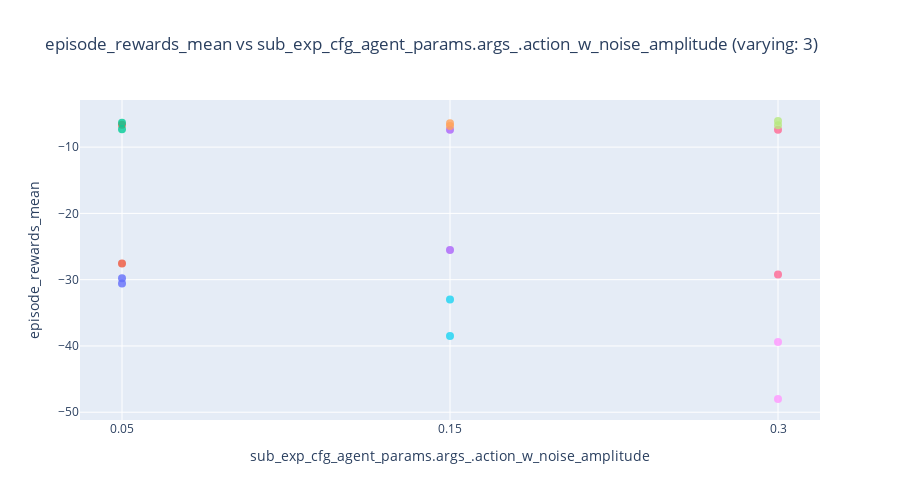
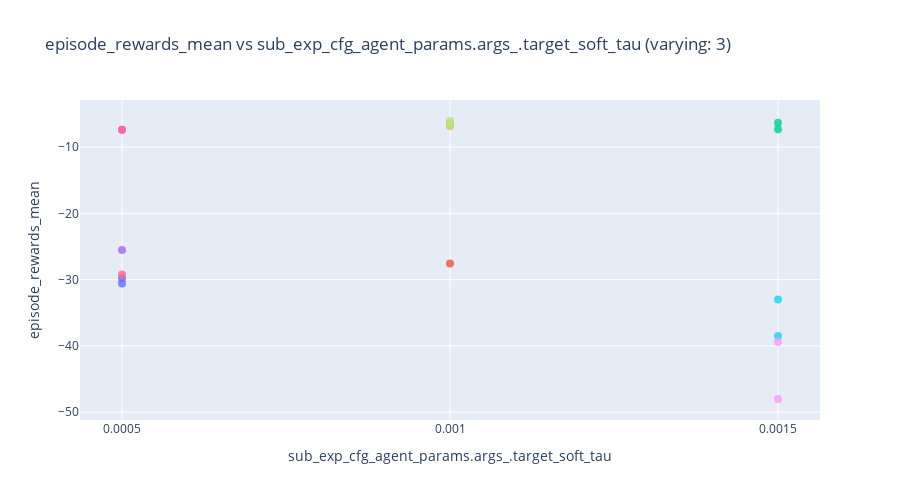

Notebook cell for these charts, in order:
### Code cell
import plotly.express as px

# --- config ---
target_col = "episode_rewards_mean"          # your target metric
color_col  = "experiment_name"               # optional color grouping
readable_names = {
    # optional friendly names; falls back to raw column name if missing
    # "hp_raw_name": "Pretty Name",
}

# --- build plots ---
varying_hps = [hp for hp in hyperparam_columns if sub_df[hp].nunique(dropna=False) > 1]

if not varying_hps:
    print("No hyperparameters with more than one unique value — nothing to plot.")
else:
    for hp in varying_hps:
        # Rename only the current x column (leave others as-is for hover)
        x_name = readable_names.get(hp, hp)
        plot_df = sub_df.rename(columns={hp: x_name})

        fig = px.scatter(
            plot_df,
            x=x_name,
            y=target_col,
            color=color_col if color_col in plot_df.columns else None,
            hover_data=hyperparam_columns,  # handy to inspect full config per point
            title=f"{target_col} vs {x_name} (varying: {sub_df[hp].nunique(dropna=False)})",
            height=500
        )
        fig.update_traces(mode="markers", marker=dict(size=8, opacity=0.8))
        fig.update_layout(showlegend=False)
        fig.show()

### Figure 1 — Plotly figure (JSON) as saved in the notebook; plotly's stock layout.template omitted (floating-point values rounded to 4 significant figures)
{"data": [{"customdata": [["0.0005", "fixed"], ["0.0005", "fixed"]], "hovertemplate": "experiment_name=0000_agent_params.args_.action_w_noise_amplitude_0.05__agent_params.args_.target_soft_tau_0.0005__experiment_fixed<br>sub_exp_cfg_agent_params.args_.action_w_noise_amplitude=%{x}<br>episode_rewards_mean=%{y}<br>sub_exp_cfg_agent_params.args_.target_soft_tau=%{customdata[0]}<br>sub_exp_cfg_experiment=%{customdata[1]}<extra></extra>", "legendgroup": "0000_agent_params.args_.action_w_noise_amplitude_0.05__agent_params.args_.target_soft_tau_0.0005__experiment_fixed", "marker": {"color": "#636efa", "opacity": 0.8, "size": 8, "symbol": "circle"}, "mode": "markers", "name": "0000_agent_params.args_.action_w_noise_amplitude_0.05__agent_params.args_.target_soft_tau_0.0005__experiment_fixed", "orientation": "v", "showlegend": true, "type": "scatter", "x": ["0.05", "0.05"], "xaxis": "x", "y": [-29.8, -30.58], "yaxis": "y"}, {"customdata": [["0.001", "fixed"], ["0.001", "fixed"]], "hovertemplate": "experiment_name=0001_agent_params.args_.action_w_noise_amplitude_0.05__agent_params.args_.target_soft_tau_0.001__experiment_fixed<br>sub_exp_cfg_agent_params.args_.action_w_noise_amplitude=%{x}<br>episode_rewards_mean=%{y}<br>sub_exp_cfg_agent_params.args_.target_soft_tau=%{customdata[0]}<br>sub_exp_cfg_experiment=%{customdata[1]}<extra></extra>", "legendgroup": "0001_agent_params.args_.action_w_noise_amplitude_0.05__agent_params.args_.target_soft_tau_0.001__experiment_fixed", "marker": {"color": "#EF553B", "opacity": 0.8, "size": 8, "symbol": "circle"}, "mode": "markers", "name": "0001_agent_params.args_.action_w_noise_amplitude_0.05__agent_params.args_.target_soft_tau_0.001__experiment_fixed", "orientation": "v", "showlegend": true, "type": "scatter", "x": ["0.05", "0.05"], "xaxis": "x", "y": [-6.644, -27.55], "yaxis": "y"}, {"customdata": [["0.0015", "fixed"], ["0.0015", "fixed"]], "hovertemplate": "experiment_name=0002_agent_params.args_.action_w_noise_amplitude_0.05__agent_params.args_.target_soft_tau_0.0015__experiment_fixed<br>sub_exp_cfg_agent_params.args_.action_w_noise_amplitude=%{x}<br>episode_rewards_mean=%{y}<br>sub_exp_cfg_agent_params.args_.target_soft_tau=%{customdata[0]}<br>sub_exp_cfg_experiment=%{customdata[1]}<extra></extra>", "legendgroup": "0002_agent_params.args_.action_w_noise_amplitude_0.05__agent_params.args_.target_soft_tau_0.0015__experiment_fixed", "marker": {"color": "#00cc96", "opacity": 0.8, "size": 8, "symbol": "circle"}, "mode": "markers", "name": "0002_agent_params.args_.action_w_noise_amplitude_0.05__agent_params.args_.target_soft_tau_0.0015__experiment_fixed", "orientation": "v", "showlegend": true, "type": "scatter", "x": ["0.05", "0.05"], "xaxis": "x", "y": [-7.289, -6.312], "yaxis": "y"}, {"customdata": [["0.0005", "fixed"], ["0.0005", "fixed"]], "hovertemplate": "experiment_name=0003_agent_params.args_.action_w_noise_amplitude_0.15__agent_params.args_.target_soft_tau_0.0005__experiment_fixed<br>sub_exp_cfg_agent_params.args_.action_w_noise_amplitude=%{x}<br>episode_rewards_mean=%{y}<br>sub_exp_cfg_agent_params.args_.target_soft_tau=%{customdata[0]}<br>sub_exp_cfg_experiment=%{customdata[1]}<extra></extra>", "legendgroup": "0003_agent_params.args_.action_w_noise_amplitude_0.15__agent_params.args_.target_soft_tau_0.0005__experiment_fixed", "marker": {"color": "#ab63fa", "opacity": 0.8, "size": 8, "symbol": "circle"}, "mode": "markers", "name": "0003_agent_params.args_.action_w_noise_amplitude_0.15__agent_params.args_.target_soft_tau_0.0005__experiment_fixed", "orientation": "v", "showlegend": true, "type": "scatter", "x": ["0.15", "0.15"], "xaxis": "x", "y": [-7.38, -25.54], "yaxis": "y"}, {"customdata": [["0.001", "fixed"], ["0.001", "fixed"]], "hovertemplate": "experiment_name=0004_agent_params.args_.action_w_noise_amplitude_0.15__agent_params.args_.target_soft_tau_0.001__experiment_fixed<br>sub_exp_cfg_agent_params.args_.action_w_noise_amplitude=%{x}<br>episode_rewards_mean=%{y}<br>sub_exp_cfg_agent_params.args_.target_soft_tau=%{customdata[0]}<br>sub_exp_cfg_experiment=%{customdata[1]}<extra></extra>", "legendgroup": "0004_agent_params.args_.action_w_noise_amplitude_0.15__agent_params.args_.target_soft_tau_0.001__experiment_fixed", "marker": {"color": "#FFA15A", "opacity": 0.8, "size": 8, "symbol": "circle"}, "mode": "markers", "name": "0004_agent_params.args_.action_w_noise_amplitude_0.15__agent_params.args_.target_soft_tau_0.001__experiment_fixed", "orientation": "v", "showlegend": true, "type": "scatter", "x": ["0.15", "0.15"], "xaxis": "x", "y": [-6.807, -6.386], "yaxis": "y"}, {"customdata": [["0.0015", "fixed"], ["0.0015", "fixed"]], "hovertemplate": "experiment_name=0005_agent_params.args_.action_w_noise_amplitude_0.15__agent_params.args_.target_soft_tau_0.0015__experiment_fixed<br>sub_exp_cfg_agent_params.args_.action_w_noise_amplitude=%{x}<br>episode_rewards_mean=%{y}<br>sub_exp_cfg_agent_params.args_.target_soft_tau=%{customdata[0]}<br>sub_exp_cfg_experiment=%{customdata[1]}<extra></extra>", "legendgroup": "0005_agent_params.args_.action_w_noise_amplitude_0.15__agent_params.args_.target_soft_tau_0.0015__experiment_fixed", "marker": {"color": "#19d3f3", "opacity": 0.8, "size": 8, "symbol": "circle"}, "mode": "markers", "name": "0005_agent_params.args_.action_w_noise_amplitude_0.15__agent_params.args_.target_soft_tau_0.0015__experiment_fixed", "orientation": "v", "showlegend": true, "type": "scatter", "x": ["0.15", "0.15"], "xaxis": "x", "y": [-33.0, -38.5], "yaxis": "y"}, {"customdata": [["0.0005", "fixed"], ["0.0005", "fixed"]], "hovertemplate": "experiment_name=0006_agent_params.args_.action_w_noise_amplitude_0.3__agent_params.args_.target_soft_tau_0.0005__experiment_fixed<br>sub_exp_cfg_agent_params.args_.action_w_noise_amplitude=%{x}<br>episode_rewards_mean=%{y}<br>sub_exp_cfg_agent_params.args_.target_soft_tau=%{customdata[0]}<br>sub_exp_cfg_experiment=%{customdata[1]}<extra></extra>", "legendgroup": "0006_agent_params.args_.action_w_noise_amplitude_0.3__agent_params.args_.target_soft_tau_0.0005__experiment_fixed", "marker": {"color": "#FF6692", "opacity": 0.8, "size": 8, "symbol": "circle"}, "mode": "markers", "name": "0006_agent_params.args_.action_w_noise_amplitude_0.3__agent_params.args_.target_soft_tau_0.0005__experiment_fixed", "orientation": "v", "showlegend": true, "type": "scatter", "x": ["0.3", "0.3"], "xaxis": "x", "y": [-29.21, -7.369], "yaxis": "y"}, {"customdata": [["0.001", "fixed"], ["0.001", "fixed"]], "hovertemplate": "experiment_name=0007_agent_params.args_.action_w_noise_amplitude_0.3__agent_params.args_.target_soft_tau_0.001__experiment_fixed<br>sub_exp_cfg_agent_params.args_.action_w_noise_amplitude=%{x}<br>episode_rewards_mean=%{y}<br>sub_exp_cfg_agent_params.args_.target_soft_tau=%{customdata[0]}<br>sub_exp_cfg_experiment=%{customdata[1]}<extra></extra>", "legendgroup": "0007_agent_params.args_.action_w_noise_amplitude_0.3__agent_params.args_.target_soft_tau_0.001__experiment_fixed", "marker": {"color": "#B6E880", "opacity": 0.8, "size": 8, "symbol": "circle"}, "mode": "markers", "name": "0007_agent_params.args_.action_w_noise_amplitude_0.3__agent_params.args_.target_soft_tau_0.001__experiment_fixed", "orientation": "v", "showlegend": true, "type": "scatter", "x": ["0.3", "0.3"], "xaxis": "x", "y": [-6.716, -6.061], "yaxis": "y"}, {"customdata": [["0.0015", "fixed"], ["0.0015", "fixed"]], "hovertemplate": "experiment_name=0008_agent_params.args_.action_w_noise_amplitude_0.3__agent_params.args_.target_soft_tau_0.0015__experiment_fixed<br>sub_exp_cfg_agent_params.args_.action_w_noise_amplitude=%{x}<br>episode_rewards_mean=%{y}<br>sub_exp_cfg_agent_params.args_.target_soft_tau=%{customdata[0]}<br>sub_exp_cfg_experiment=%{customdata[1]}<extra></extra>", "legendgroup": "0008_agent_params.args_.action_w_noise_amplitude_0.3__agent_params.args_.target_soft_tau_0.0015__experiment_fixed", "marker": {"color": "#FF97FF", "opacity": 0.8, "size": 8, "symbol": "circle"}, "mode": "markers", "name": "0008_agent_params.args_.action_w_noise_amplitude_0.3__agent_params.args_.target_soft_tau_0.0015__experiment_fixed", "orientation": "v", "showlegend": true, "type": "scatter", "x": ["0.3", "0.3"], "xaxis": "x", "y": [-48.01, -39.42], "yaxis": "y"}], "layout": {"height": 500, "legend": {"title": {"text": "experiment_name"}, "tracegroupgap": 0}, "showlegend": false, "title": {"text": "episode_rewards_mean vs sub_exp_cfg_agent_params.args_.action_w_noise_amplitude (varying: 3)"}, "xaxis": {"anchor": "y", "domain": [0, 1], "title": {"text": "sub_exp_cfg_agent_params.args_.action_w_noise_amplitude"}}, "yaxis": {"anchor": "x", "domain": [0, 1], "title": {"text": "episode_rewards_mean"}}}}

### Figure 2 — Plotly figure (JSON) as saved in the notebook; plotly's stock layout.template omitted (floating-point values rounded to 4 significant figures)
{"data": [{"customdata": [["0.05", "fixed"], ["0.05", "fixed"]], "hovertemplate": "experiment_name=0000_agent_params.args_.action_w_noise_amplitude_0.05__agent_params.args_.target_soft_tau_0.0005__experiment_fixed<br>sub_exp_cfg_agent_params.args_.target_soft_tau=%{x}<br>episode_rewards_mean=%{y}<br>sub_exp_cfg_agent_params.args_.action_w_noise_amplitude=%{customdata[0]}<br>sub_exp_cfg_experiment=%{customdata[1]}<extra></extra>", "legendgroup": "0000_agent_params.args_.action_w_noise_amplitude_0.05__agent_params.args_.target_soft_tau_0.0005__experiment_fixed", "marker": {"color": "#636efa", "opacity": 0.8, "size": 8, "symbol": "circle"}, "mode": "markers", "name": "0000_agent_params.args_.action_w_noise_amplitude_0.05__agent_params.args_.target_soft_tau_0.0005__experiment_fixed", "orientation": "v", "showlegend": true, "type": "scatter", "x": ["0.0005", "0.0005"], "xaxis": "x", "y": [-29.8, -30.58], "yaxis": "y"}, {"customdata": [["0.05", "fixed"], ["0.05", "fixed"]], "hovertemplate": "experiment_name=0001_agent_params.args_.action_w_noise_amplitude_0.05__agent_params.args_.target_soft_tau_0.001__experiment_fixed<br>sub_exp_cfg_agent_params.args_.target_soft_tau=%{x}<br>episode_rewards_mean=%{y}<br>sub_exp_cfg_agent_params.args_.action_w_noise_amplitude=%{customdata[0]}<br>sub_exp_cfg_experiment=%{customdata[1]}<extra></extra>", "legendgroup": "0001_agent_params.args_.action_w_noise_amplitude_0.05__agent_params.args_.target_soft_tau_0.001__experiment_fixed", "marker": {"color": "#EF553B", "opacity": 0.8, "size": 8, "symbol": "circle"}, "mode": "markers", "name": "0001_agent_params.args_.action_w_noise_amplitude_0.05__agent_params.args_.target_soft_tau_0.001__experiment_fixed", "orientation": "v", "showlegend": true, "type": "scatter", "x": ["0.001", "0.001"], "xaxis": "x", "y": [-6.644, -27.55], "yaxis": "y"}, {"customdata": [["0.05", "fixed"], ["0.05", "fixed"]], "hovertemplate": "experiment_name=0002_agent_params.args_.action_w_noise_amplitude_0.05__agent_params.args_.target_soft_tau_0.0015__experiment_fixed<br>sub_exp_cfg_agent_params.args_.target_soft_tau=%{x}<br>episode_rewards_mean=%{y}<br>sub_exp_cfg_agent_params.args_.action_w_noise_amplitude=%{customdata[0]}<br>sub_exp_cfg_experiment=%{customdata[1]}<extra></extra>", "legendgroup": "0002_agent_params.args_.action_w_noise_amplitude_0.05__agent_params.args_.target_soft_tau_0.0015__experiment_fixed", "marker": {"color": "#00cc96", "opacity": 0.8, "size": 8, "symbol": "circle"}, "mode": "markers", "name": "0002_agent_params.args_.action_w_noise_amplitude_0.05__agent_params.args_.target_soft_tau_0.0015__experiment_fixed", "orientation": "v", "showlegend": true, "type": "scatter", "x": ["0.0015", "0.0015"], "xaxis": "x", "y": [-7.289, -6.312], "yaxis": "y"}, {"customdata": [["0.15", "fixed"], ["0.15", "fixed"]], "hovertemplate": "experiment_name=0003_agent_params.args_.action_w_noise_amplitude_0.15__agent_params.args_.target_soft_tau_0.0005__experiment_fixed<br>sub_exp_cfg_agent_params.args_.target_soft_tau=%{x}<br>episode_rewards_mean=%{y}<br>sub_exp_cfg_agent_params.args_.action_w_noise_amplitude=%{customdata[0]}<br>sub_exp_cfg_experiment=%{customdata[1]}<extra></extra>", "legendgroup": "0003_agent_params.args_.action_w_noise_amplitude_0.15__agent_params.args_.target_soft_tau_0.0005__experiment_fixed", "marker": {"color": "#ab63fa", "opacity": 0.8, "size": 8, "symbol": "circle"}, "mode": "markers", "name": "0003_agent_params.args_.action_w_noise_amplitude_0.15__agent_params.args_.target_soft_tau_0.0005__experiment_fixed", "orientation": "v", "showlegend": true, "type": "scatter", "x": ["0.0005", "0.0005"], "xaxis": "x", "y": [-7.38, -25.54], "yaxis": "y"}, {"customdata": [["0.15", "fixed"], ["0.15", "fixed"]], "hovertemplate": "experiment_name=0004_agent_params.args_.action_w_noise_amplitude_0.15__agent_params.args_.target_soft_tau_0.001__experiment_fixed<br>sub_exp_cfg_agent_params.args_.target_soft_tau=%{x}<br>episode_rewards_mean=%{y}<br>sub_exp_cfg_agent_params.args_.action_w_noise_amplitude=%{customdata[0]}<br>sub_exp_cfg_experiment=%{customdata[1]}<extra></extra>", "legendgroup": "0004_agent_params.args_.action_w_noise_amplitude_0.15__agent_params.args_.target_soft_tau_0.001__experiment_fixed", "marker": {"color": "#FFA15A", "opacity": 0.8, "size": 8, "symbol": "circle"}, "mode": "markers", "name": "0004_agent_params.args_.action_w_noise_amplitude_0.15__agent_params.args_.target_soft_tau_0.001__experiment_fixed", "orientation": "v", "showlegend": true, "type": "scatter", "x": ["0.001", "0.001"], "xaxis": "x", "y": [-6.807, -6.386], "yaxis": "y"}, {"customdata": [["0.15", "fixed"], ["0.15", "fixed"]], "hovertemplate": "experiment_name=0005_agent_params.args_.action_w_noise_amplitude_0.15__agent_params.args_.target_soft_tau_0.0015__experiment_fixed<br>sub_exp_cfg_agent_params.args_.target_soft_tau=%{x}<br>episode_rewards_mean=%{y}<br>sub_exp_cfg_agent_params.args_.action_w_noise_amplitude=%{customdata[0]}<br>sub_exp_cfg_experiment=%{customdata[1]}<extra></extra>", "legendgroup": "0005_agent_params.args_.action_w_noise_amplitude_0.15__agent_params.args_.target_soft_tau_0.0015__experiment_fixed", "marker": {"color": "#19d3f3", "opacity": 0.8, "size": 8, "symbol": "circle"}, "mode": "markers", "name": "0005_agent_params.args_.action_w_noise_amplitude_0.15__agent_params.args_.target_soft_tau_0.0015__experiment_fixed", "orientation": "v", "showlegend": true, "type": "scatter", "x": ["0.0015", "0.0015"], "xaxis": "x", "y": [-33.0, -38.5], "yaxis": "y"}, {"customdata": [["0.3", "fixed"], ["0.3", "fixed"]], "hovertemplate": "experiment_name=0006_agent_params.args_.action_w_noise_amplitude_0.3__agent_params.args_.target_soft_tau_0.0005__experiment_fixed<br>sub_exp_cfg_agent_params.args_.target_soft_tau=%{x}<br>episode_rewards_mean=%{y}<br>sub_exp_cfg_agent_params.args_.action_w_noise_amplitude=%{customdata[0]}<br>sub_exp_cfg_experiment=%{customdata[1]}<extra></extra>", "legendgroup": "0006_agent_params.args_.action_w_noise_amplitude_0.3__agent_params.args_.target_soft_tau_0.0005__experiment_fixed", "marker": {"color": "#FF6692", "opacity": 0.8, "size": 8, "symbol": "circle"}, "mode": "markers", "name": "0006_agent_params.args_.action_w_noise_amplitude_0.3__agent_params.args_.target_soft_tau_0.0005__experiment_fixed", "orientation": "v", "showlegend": true, "type": "scatter", "x": ["0.0005", "0.0005"], "xaxis": "x", "y": [-29.21, -7.369], "yaxis": "y"}, {"customdata": [["0.3", "fixed"], ["0.3", "fixed"]], "hovertemplate": "experiment_name=0007_agent_params.args_.action_w_noise_amplitude_0.3__agent_params.args_.target_soft_tau_0.001__experiment_fixed<br>sub_exp_cfg_agent_params.args_.target_soft_tau=%{x}<br>episode_rewards_mean=%{y}<br>sub_exp_cfg_agent_params.args_.action_w_noise_amplitude=%{customdata[0]}<br>sub_exp_cfg_experiment=%{customdata[1]}<extra></extra>", "legendgroup": "0007_agent_params.args_.action_w_noise_amplitude_0.3__agent_params.args_.target_soft_tau_0.001__experiment_fixed", "marker": {"color": "#B6E880", "opacity": 0.8, "size": 8, "symbol": "circle"}, "mode": "markers", "name": "0007_agent_params.args_.action_w_noise_amplitude_0.3__agent_params.args_.target_soft_tau_0.001__experiment_fixed", "orientation": "v", "showlegend": true, "type": "scatter", "x": ["0.001", "0.001"], "xaxis": "x", "y": [-6.716, -6.061], "yaxis": "y"}, {"customdata": [["0.3", "fixed"], ["0.3", "fixed"]], "hovertemplate": "experiment_name=0008_agent_params.args_.action_w_noise_amplitude_0.3__agent_params.args_.target_soft_tau_0.0015__experiment_fixed<br>sub_exp_cfg_agent_params.args_.target_soft_tau=%{x}<br>episode_rewards_mean=%{y}<br>sub_exp_cfg_agent_params.args_.action_w_noise_amplitude=%{customdata[0]}<br>sub_exp_cfg_experiment=%{customdata[1]}<extra></extra>", "legendgroup": "0008_agent_params.args_.action_w_noise_amplitude_0.3__agent_params.args_.target_soft_tau_0.0015__experiment_fixed", "marker": {"color": "#FF97FF", "opacity": 0.8, "size": 8, "symbol": "circle"}, "mode": "markers", "name": "0008_agent_params.args_.action_w_noise_amplitude_0.3__agent_params.args_.target_soft_tau_0.0015__experiment_fixed", "orientation": "v", "showlegend": true, "type": "scatter", "x": ["0.0015", "0.0015"], "xaxis": "x", "y": [-48.01, -39.42], "yaxis": "y"}], "layout": {"height": 500, "legend": {"title": {"text": "experiment_name"}, "tracegroupgap": 0}, "showlegend": false, "title": {"text": "episode_rewards_mean vs sub_exp_cfg_agent_params.args_.target_soft_tau (varying: 3)"}, "xaxis": {"anchor": "y", "domain": [0, 1], "title": {"text": "sub_exp_cfg_agent_params.args_.target_soft_tau"}}, "yaxis": {"anchor": "x", "domain": [0, 1], "title": {"text": "episode_rewards_mean"}}}}
